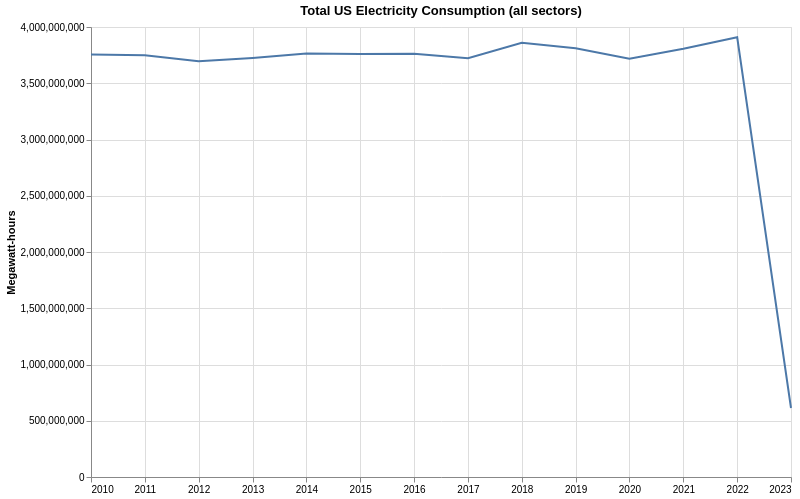

Source (Vega-Lite JSON):
### Vega-Lite specification from a JSON file in a GitHub repository (floating-point values rounded to 4 significant figures)
{"config": {"view": {"continuousWidth": 400, "continuousHeight": 300}}, "data": {"name": "data-02511300044ae6e18eb7302b5883863b"}, "mark": "line", "background": "white", "encoding": {"x": {"axis": {"title": ""}, "field": "Year", "type": "temporal"}, "y": {"field": "Megawatt-hours", "type": "quantitative"}}, "height": 450, "title": "Total US Electricity Consumption (all sectors)", "width": 700, "$schema": "https://vega.github.io/schema/vega-lite/v5.json", "datasets": {"data-02511300044ae6e18eb7302b5883863b": [{"Year": "2010-01-01T00:00:00", "Megawatt-hours": 3754841377}, {"Year": "2011-01-01T00:00:00", "Megawatt-hours": 3749846184}, {"Year": "2012-01-01T00:00:00", "Megawatt-hours": 3694649791}, {"Year": "2013-01-01T00:00:00", "Megawatt-hours": 3725000000.0}, {"Year": "2014-01-01T00:00:00", "Megawatt-hours": 3765000000.0}, {"Year": "2015-01-01T00:00:00", "Megawatt-hours": 3759000000.0}, {"Year": "2016-01-01T00:00:00", "Megawatt-hours": 3762000000.0}, {"Year": "2017-01-01T00:00:00", "Megawatt-hours": 3723000000.0}, {"Year": "2018-01-01T00:00:00", "Megawatt-hours": 3860000000.0}, {"Year": "2019-01-01T00:00:00", "Megawatt-hours": 3811000000.0}, {"Year": "2020-01-01T00:00:00", "Megawatt-hours": 3718000000.0}, {"Year": "2021-01-01T00:00:00", "Megawatt-hours": 3806000000.0}, {"Year": "2022-01-01T00:00:00", "Megawatt-hours": 3909000000.0}, {"Year": "2023-01-01T00:00:00", "Megawatt-hours": 613500000.0}]}}
